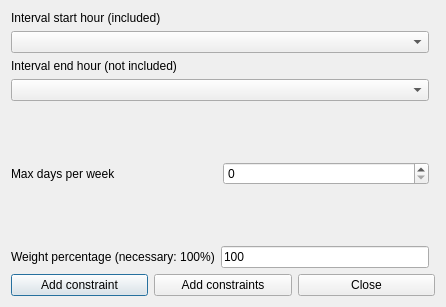
<?xml version="1.0" encoding="UTF-8"?>
<ui version="4.0">
 <class>AddConstraintTeachersAfternoonIntervalMaxDaysPerWeekForm_template</class>
 <widget class="QDialog" name="AddConstraintTeachersAfternoonIntervalMaxDaysPerWeekForm_template">
  <property name="geometry">
   <rect>
    <x>0</x>
    <y>0</y>
    <width>446</width>
    <height>307</height>
   </rect>
  </property>
  <property name="windowTitle">
   <string extracomment="This is the title of the dialog to add a new constraint of this type">Add teachers afternoon interval max days per week</string>
  </property>
  <layout class="QGridLayout">
   <item row="6" column="0" colspan="2">
    <layout class="QHBoxLayout">
     <item>
      <widget class="QPushButton" name="addConstraintPushButton">
       <property name="text">
        <string>Add constraint</string>
       </property>
      </widget>
     </item>
     <item>
      <widget class="QPushButton" name="addConstraintsPushButton">
       <property name="text">
        <string>Add constraints</string>
       </property>
      </widget>
     </item>
     <item>
      <widget class="QPushButton" name="closePushButton">
       <property name="text">
        <string>Close</string>
       </property>
      </widget>
     </item>
    </layout>
   </item>
   <item row="5" column="0">
    <layout class="QHBoxLayout">
     <item>
      <widget class="QLabel" name="weightTextLabel">
       <property name="frameShape">
        <enum>QFrame::NoFrame</enum>
       </property>
       <property name="frameShadow">
        <enum>QFrame::Plain</enum>
       </property>
       <property name="text">
        <string>Weight percentage (necessary: 100%)</string>
       </property>
       <property name="wordWrap">
        <bool>false</bool>
       </property>
      </widget>
     </item>
     <item>
      <widget class="QLineEdit" name="weightLineEdit">
       <property name="text">
        <string notr="true">100</string>
       </property>
      </widget>
     </item>
    </layout>
   </item>
   <item row="4" column="0">
    <spacer name="spacer1">
     <property name="orientation">
      <enum>Qt::Vertical</enum>
     </property>
     <property name="sizeType">
      <enum>QSizePolicy::Expanding</enum>
     </property>
     <property name="sizeHint" stdset="0">
      <size>
       <width>20</width>
       <height>31</height>
      </size>
     </property>
    </spacer>
   </item>
   <item row="3" column="0">
    <layout class="QHBoxLayout">
     <item>
      <widget class="QLabel" name="maxDaysTextLabel">
       <property name="frameShape">
        <enum>QFrame::NoFrame</enum>
       </property>
       <property name="frameShadow">
        <enum>QFrame::Plain</enum>
       </property>
       <property name="text">
        <string>Max days per week</string>
       </property>
       <property name="wordWrap">
        <bool>false</bool>
       </property>
      </widget>
     </item>
     <item>
      <widget class="QSpinBox" name="maxDaysSpinBox"/>
     </item>
    </layout>
   </item>
   <item row="2" column="0">
    <spacer name="spacer1_2">
     <property name="orientation">
      <enum>Qt::Vertical</enum>
     </property>
     <property name="sizeType">
      <enum>QSizePolicy::Expanding</enum>
     </property>
     <property name="sizeHint" stdset="0">
      <size>
       <width>20</width>
       <height>31</height>
      </size>
     </property>
    </spacer>
   </item>
   <item row="1" column="0">
    <layout class="QVBoxLayout">
     <item>
      <widget class="QLabel" name="endTextLabel">
       <property name="frameShape">
        <enum>QFrame::NoFrame</enum>
       </property>
       <property name="frameShadow">
        <enum>QFrame::Plain</enum>
       </property>
       <property name="text">
        <string extracomment="This field refers to a constraint operating on a given hourly interval. The selected start hour of the interval is included (is counted) in the constraint, while the selected end hour of the interval is not included (is not counted) in the constraint.">Interval end hour (not included)</string>
       </property>
       <property name="wordWrap">
        <bool>false</bool>
       </property>
      </widget>
     </item>
     <item>
      <widget class="QComboBox" name="endHourComboBox">
       <property name="editable">
        <bool>false</bool>
       </property>
       <property name="insertPolicy">
        <enum>QComboBox::NoInsert</enum>
       </property>
       <property name="duplicatesEnabled">
        <bool>false</bool>
       </property>
      </widget>
     </item>
    </layout>
   </item>
   <item row="0" column="0">
    <layout class="QVBoxLayout">
     <item>
      <widget class="QLabel" name="startTextLabel">
       <property name="frameShape">
        <enum>QFrame::NoFrame</enum>
       </property>
       <property name="frameShadow">
        <enum>QFrame::Plain</enum>
       </property>
       <property name="text">
        <string extracomment="This field refers to a constraint operating on a given hourly interval. The selected start hour of the interval is included (is counted) in the constraint, while the selected end hour of the interval is not included (is not counted) in the constraint.">Interval start hour (included)</string>
       </property>
       <property name="wordWrap">
        <bool>false</bool>
       </property>
      </widget>
     </item>
     <item>
      <widget class="QComboBox" name="startHourComboBox">
       <property name="editable">
        <bool>false</bool>
       </property>
       <property name="insertPolicy">
        <enum>QComboBox::NoInsert</enum>
       </property>
       <property name="duplicatesEnabled">
        <bool>false</bool>
       </property>
      </widget>
     </item>
    </layout>
   </item>
  </layout>
 </widget>
 <layoutdefault spacing="6" margin="11"/>
 <resources/>
 <connections/>
</ui>
